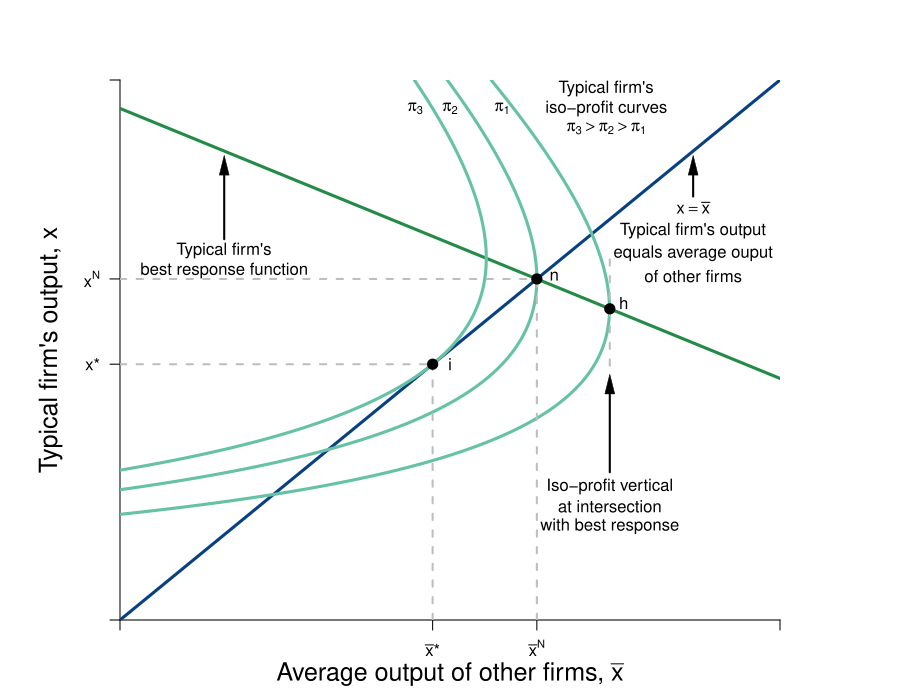

The script that saved this image:
require(shape)
pdf(file = "competitionmarkets/competition_average_2_check.pdf", width = 9, height = 7)

#Set parameters for graphics
axislabelsize <- 1.5
graphlinewidth <- 3
segmentlinewidth <- 2

COL <- c("#7fc97f", "#beaed4", "#fdc086", "#ffff99", "#386cb0", "#f0027f", "#bf5b17", "#666666")
COLA <- c("#99d8c9","#66c2a4","#41ae76", "#238b45", "#005824")
COLB <- c("#4eb3d3", "#2b8cbe", "#0868ac","#084081")

par(mar =  c(4, 6, 4, 6))

piA <- function(xbar, x, s = 0.5, pmax = 20, c1 = 2, n = 2) {
  (pmax - s*(n - 1)*xbar)*x - s*(x)^2 - c1*x
}

brfA <- function(xbar, s = 0.5, pmax = 20, c1 = 2, n = 2) {
  (pmax - c1)/(2*s) - ((n-1)/(2))*xbar
}

Equal45 <- function(xbar, slope = 1){
  slope*xbar
}



xlims <- c(0, 19)
ylims <- c(0, 19)

npts <- 501 
x <- seq(xlims[1], xlims[2], length.out = npts)
y <- seq(ylims[1], ylims[2], length.out = npts) 
#a <- c(30, 35, 40)
a <- c(60, 72, 81)


plot(0, 0, xlim = xlims, ylim = ylims, type = "n",
     xlab = expression(paste("")),
     ylab = expression(paste("")), 
     xaxt = "n", 
     yaxt = "n", 
     cex.lab = axislabelsize, 
     bty = "n",
     xaxs="i", 
     yaxs="i")

# ticksy <- seq(from = 0, to = ylims[2], by = 2)
# ylabels <- seq(from = 0, to = ylims[2], by = 2)
# ticksx <- seq(from = 0, to = xlims[2], by = 2)
# xlabels <- seq(from = 0, to = xlims[2], by = 2)
ticksy <- c(0, 9, 12, ylims[2])
ylabels <- c(NA, expression(paste(x,"*")), expression(paste(x^N)), NA)
ticksx <- c(0, 9, 12, xlims[2])
xlabels <- c(NA, expression(paste(bar(x),"*")), expression(paste(bar(x)^{N})), NA)


axis(1, at = ticksx, pos = 0, labels = xlabels)
axis(2, at = ticksy, pos = 0, labels = ylabels, las = 1)

npts <- 500 
xx1 <- seq(xlims[1], xlims[2], length.out = npts)

lines(xx1, brfA(xx1, s = 0.5, pmax = 20, c1 = 2, n = 2), col = COLA[4], lwd = graphlinewidth)
lines(xx1, Equal45(xx1, slope = 1), col = COLB[4], lwd = graphlinewidth)

contour(x, y,
        outer(x, y, piA),
        #labels = c("v1", "v2", "v3"),
        drawlabels = FALSE,
        col = COLA[2],
        #xlab = expression(paste("A's Apples, ", x)),
        #ylab = expression(paste("A's Oranges, ", y)),
        #cex.lab = axislabelsize,
        lwd = graphlinewidth,
        levels = a,
        xaxs="i",
        yaxs="i",
        add = TRUE)

mtext(expression(paste("Average output of other firms, ", bar(x))), side=1, line = 2.5, cex = axislabelsize)
text(-2, 0.5*ylims[2], expression(paste("Typical firm's output, ", x)), xpd = TRUE, cex = axislabelsize, srt = 90) 




#Add arrows:
#arrows(-0.8, 10, -0.8, 14, xpd = TRUE, length=0.1,angle=40,lwd=3)
#arrows(6.2, -1.7, 9, -1.7, xpd = TRUE, length=0.1,angle=40,lwd=3)

# segments(0, 6, 6, 6, lty = 2, col = "gray" , lwd = segmentlinewidth)
# segments(6, 0, 6, 8, lty = 2, col = "gray" , lwd = segmentlinewidth)
# points(6, 6, pch = 16, col = "black", cex = 1.5)
# text(6.2, 6, expression(paste(n)))

segments(0, 9, 9, 9, lty = 2, col = "gray" , lwd = segmentlinewidth)
segments(9, 0, 9, 9, lty = 2, col = "gray" , lwd = segmentlinewidth)
points(9, 9, pch = 16, col = "black", cex = 1.5)
text(9.5, 9, expression(paste("i")))
#segments(0, 4, 7, 4, lty = 2, col = "gray" , lwd = segmentlinewidth)
segments(12, 0, 12, 12, lty = 2, col = "gray" , lwd = segmentlinewidth)
segments(0, 12, 12, 12, lty = 2, col = "gray" , lwd = segmentlinewidth)
points(12, 12, pch = 16, col = "black", cex = 1.5)
text(12.5, 12.1, expression(paste("n")))


text(14.5, brfA(xbar = 14.1) + 0.2, expression(paste("h")))
segments(14.1, brfA(xbar = 14.1) - 2, 14.1, brfA(xbar = 14.1) + 2, lty = 2, col = "gray" , lwd = segmentlinewidth)
points(14.1, brfA(xbar = 14.1), pch = 16, col = "black", cex = 1.5)

text(14.1, 4.7, expression(paste("Iso-profit vertical")))
text(14.1, 4, expression(paste("at intersection")))
text(14.1, 3.3, expression(paste("with best response")))
Arrows(14.1, 5.2, 14.1, 8.3, col = "black", lty = 1, lwd = 2, arr.type = "triangle", arr.lwd = 0.5)

Arrows(16.5, 14.9, 16.5, 16, col = "black", lty = 1, lwd = 2, arr.type = "triangle", arr.lwd = 0.5)
text(16.5, 14.5, expression(paste(x == bar(x))))
text(16.5, 13.7, expression(paste("Typical firm's output")))
text(16.5, 12.9, expression(paste("equals average ouput")))
text(16.5, 12.1, expression(paste("of other firms")))


text(3, 13, expression(paste("Typical firm's")))
text(3, 12.3, expression(paste("best response function")))
Arrows(3, 13.4, 3, 16, col = "black", lty = 1, lwd = 2, arr.type = "triangle", arr.lwd = 0.5)


#Label the iso-welfare functions for the HG, Aisha
text(11, 18, expression(pi[1]))
text(9.5, 18, expression(pi[2]))
text(8.5, 18, expression(pi[3]))

text(14, 18.7, expression("Typical firm's"))
text(14, 18, expression("iso-profit curves"))
text(14, 17.3, expression(paste(pi[3] > pi[2], phantom() > pi[1])))
#text(6.6, 8.3, expression(u[4]^A))

#Label the indifference curves for the HG, Betty
# text(8.9, 19, expression(pi[1]^B))
# text(7.9, 19, expression(pi[2]^B))
# text(7, 19, expression(pi[3]^B))
#text(3.4, 6.9, expression(v[4]^B))

# #Label Nash Equilibrium 
# segments(0, 12, 12, 12, lty = 2, col = "gray" , lwd = segmentlinewidth)
# segments(12, 0, 12, 12, lty = 2, col = "gray" , lwd = segmentlinewidth)



#B's brf
text(7, 30, expression(paste("A's best response")))
text(7, 29, expression(paste("function")))
Arrows(7, 28.2, 7, 23.5, col = "black", lty = 1, lwd = 2, arr.type = "triangle", arr.lwd = 0.5)


dev.off()
